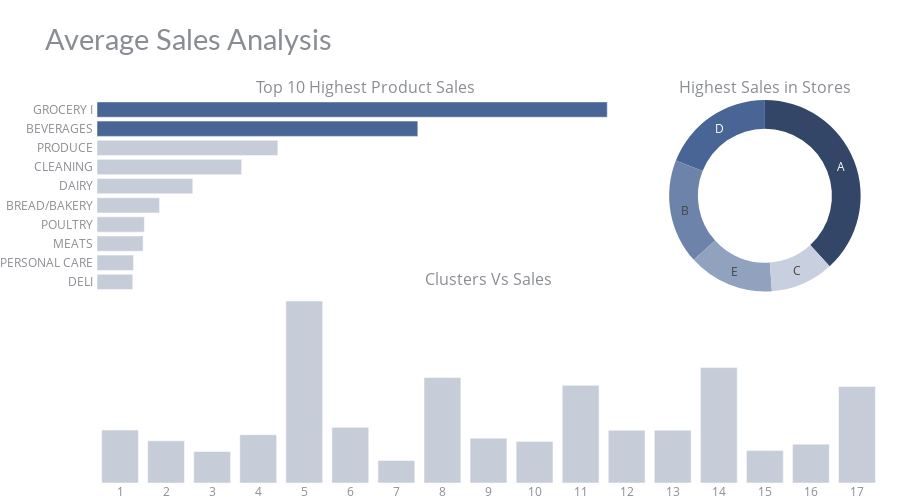

Write notebook code for a chart like this one.
### Code cell
df_st_sa = df_data[:train.shape[0]].groupby('store_type').agg({"sales" : "mean"}).reset_index().sort_values(by='sales', ascending=False)
df_fa_sa = df_data[:train.shape[0]].groupby('family').agg({"sales" : "mean"}).reset_index().sort_values(by='sales', ascending=False)[:10]
df_cl_sa = df_data[:train.shape[0]].groupby('cluster').agg({"sales" : "mean"}).reset_index() 
# chart color
df_fa_sa['color'] = '#496595'
df_fa_sa['color'][2:] = '#c6ccd8'
df_cl_sa['color'] = '#c6ccd8'

# chart
fig = make_subplots(rows=2, cols=2, 
                    specs=[[{"type": "bar"}, {"type": "pie"}],
                           [{"colspan": 2}, None]],
                    column_widths=[0.7, 0.3], vertical_spacing=0, horizontal_spacing=0.02,
                    subplot_titles=("Top 10 Highest Product Sales", "Highest Sales in Stores", "Clusters Vs Sales"))

fig.add_trace(go.Bar(x=df_fa_sa['sales'], y=df_fa_sa['family'], marker=dict(color= df_fa_sa['color']),
                     name='Family', orientation='h'), 
                     row=1, col=1)
fig.add_trace(go.Pie(values=df_st_sa['sales'], labels=df_st_sa['store_type'], name='Store type',
                     marker=dict(colors=['#334668','#496595','#6D83AA','#91A2BF','#C8D0DF']), hole=0.7,
                     hoverinfo='label+percent+value', textinfo='label'), 
                    row=1, col=2)
fig.add_trace(go.Bar(x=df_cl_sa['cluster'], y=df_cl_sa['sales'], 
                     marker=dict(color= df_cl_sa['color']), name='Cluster'), 
                     row=2, col=1)

# styling
fig.update_yaxes(showgrid=False, ticksuffix=' ', categoryorder='total ascending', row=1, col=1)
fig.update_xaxes(visible=False, row=1, col=1)
fig.update_xaxes(tickmode = 'array', tickvals=df_cl_sa.cluster, ticktext=[i for i in range(1,17)], row=2, col=1)
fig.update_yaxes(visible=False, row=2, col=1)
fig.update_layout(height=500, bargap=0.2,
                  margin=dict(b=0,r=20,l=20), xaxis=dict(tickmode='linear'),
                  title_text="Average Sales Analysis",
                  template="plotly_white",
                  title_font=dict(size=29, color='#8a8d93', family="Lato, sans-serif"),
                  font=dict(color='#8a8d93'), 
                  hoverlabel=dict(bgcolor="#f2f2f2", font_size=13, font_family="Lato, sans-serif"),
                  showlegend=False)
fig.show()

### Figure 1 — Plotly figure (JSON) as saved in the notebook; plotly's stock layout.template omitted (floating-point values rounded to 4 significant figures)
{"data": [{"marker": {"color": ["#496595", "#496595", "#c6ccd8", "#c6ccd8", "#c6ccd8", "#c6ccd8", "#c6ccd8", "#c6ccd8", "#c6ccd8", "#c6ccd8"]}, "name": "Family", "orientation": "h", "type": "bar", "x": [3777.0, 2375.0, 1339.0, 1071.0, 708.9, 462.9, 350.6, 341.4, 270.4, 265.0], "xaxis": "x", "y": ["GROCERY I", "BEVERAGES", "PRODUCE", "CLEANING", "DAIRY", "BREAD/BAKERY", "POULTRY", "MEATS", "PERSONAL CARE", "DELI"], "yaxis": "y"}, {"domain": {"x": [0.706, 1], "y": [0.5, 1]}, "hole": 0.7, "hoverinfo": "label+percent+value", "labels": ["A", "D", "B", "E", "C"], "marker": {"colors": ["#334668", "#496595", "#6D83AA", "#91A2BF", "#C8D0DF"]}, "name": "Store type", "textinfo": "label", "type": "pie", "values": [704.6, 350.7, 326.0, 267.5, 196.7]}, {"marker": {"color": ["#c6ccd8", "#c6ccd8", "#c6ccd8", "#c6ccd8", "#c6ccd8", "#c6ccd8", "#c6ccd8", "#c6ccd8", "#c6ccd8", "#c6ccd8", "#c6ccd8", "#c6ccd8", "#c6ccd8", "#c6ccd8", "#c6ccd8", "#c6ccd8", "#c6ccd8"]}, "name": "Cluster", "type": "bar", "x": [1, 2, 3, 4, 5, 6, 7, 8, 9, 10, 11, 12, 13, 14, 15, 16, 17], "xaxis": "x2", "y": [325.4, 258.9, 193.7, 296.3, 1117.0, 341.8, 138.0, 647.3, 275.3, 254.8, 599.4, 324.0, 324.6, 708.4, 198.9, 238.5, 592.2], "yaxis": "y2"}], "layout": {"annotations": [{"font": {"size": 16}, "showarrow": false, "text": "Top 10 Highest Product Sales", "x": 0.343, "xanchor": "center", "xref": "paper", "y": 1, "yanchor": "bottom", "yref": "paper"}, {"font": {"size": 16}, "showarrow": false, "text": "Highest Sales in Stores", "x": 0.853, "xanchor": "center", "xref": "paper", "y": 1, "yanchor": "bottom", "yref": "paper"}, {"font": {"size": 16}, "showarrow": false, "text": "Clusters Vs Sales", "x": 0.5, "xanchor": "center", "xref": "paper", "y": 0.5, "yanchor": "bottom", "yref": "paper"}], "bargap": 0.2, "font": {"color": "#8a8d93"}, "height": 500, "hoverlabel": {"bgcolor": "#f2f2f2", "font": {"family": "Lato, sans-serif", "size": 13}}, "margin": {"b": 0, "l": 20, "r": 20}, "showlegend": false, "title": {"font": {"color": "#8a8d93", "family": "Lato, sans-serif", "size": 29}, "text": "Average Sales Analysis"}, "xaxis": {"anchor": "y", "domain": [0, 0.686], "tickmode": "linear", "visible": false}, "xaxis2": {"anchor": "y2", "domain": [0, 1], "tickmode": "array", "ticktext": [1, 2, 3, 4, 5, 6, 7, 8, 9, 10, 11, 12, 13, 14, 15, 16], "tickvals": [1, 2, 3, 4, 5, 6, 7, 8, 9, 10, 11, 12, 13, 14, 15, 16, 17]}, "yaxis": {"anchor": "x", "categoryorder": "total ascending", "domain": [0.5, 1], "showgrid": false, "ticksuffix": " "}, "yaxis2": {"anchor": "x2", "domain": [0, 0.5], "visible": false}}}
